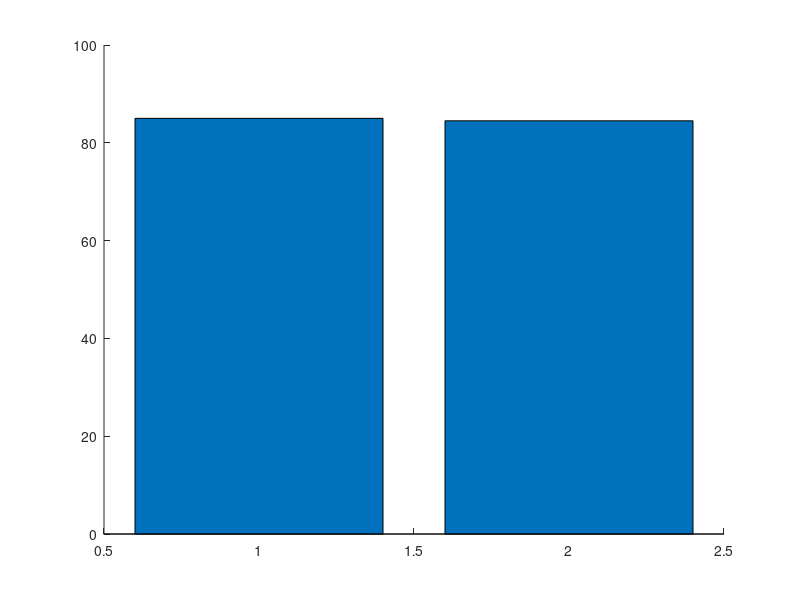

Reproduce this figure in MATLAB. (Note: this script raises an error after producing the figure.)
function pic_bar_Average_Placebo_PD()

y_PD=[85;84.5];
b = bar(y_PD,0.8,'FaceAlpha',0.7);
b.FaceColor = 'flat';
b.CData(1,:) = [190 190 190]./255;
b.CData(2,:) = [30 144 255]./255;
hold on

plot(0.15:0.05:2.85,85.*ones(1,55),'--','Color',[54 54 54]./255)
hold on 
plot(1.75,86,'Marker','.','Color','#FF0000','Markersize',50);
hold on;
plot(2,83.6,'Marker','.','Color','#FFA500','Markersize',50);
hold on;
plot(2.25,85.4,'Marker','.','Color','#00CED1','Markersize',50);
hold on;
text(0.85,92,'85%','Color',[190 190 190]./255,'FontSize',25)
hold on
text(1.8,92,'84.5%','Color',[30 144 255]./255,'FontSize',25)

%% Output image setting
set(gca,'XLim',[0.15 2.85]);
set(gca,'YLim',[0 100]);
set(gca,'XTickLabel',{'simulation data' 'clinical data'});
set(gca,'Linewidth',1);
set(gca,'FontSize',22);
set(gca,'FontName','Arial');
ylabel('RECITS (%)');
title('Placebo (PD)');
set(gcf,'unit','centimeters','position',[2 25 18 10])
print('Placebo_Average_PD','-dpng','-r600')

end